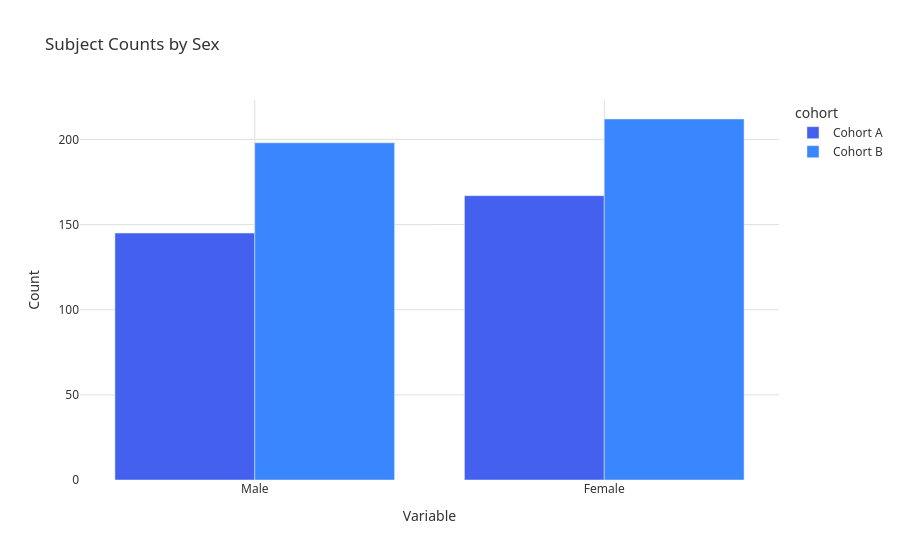

The code cell stored with this chart in its notebook:
### Markdown cell above
## 11. Bar Plot

```python
bar_plot(result, *, x, y, position="dodge", facet=None, colour=None,
         style=None, title=None, x_title=None, y_title=None)
```

### Code cell
# Bar plot from a DataFrame
bar_df = pl.DataFrame({
    "cohort": ["Cohort A", "Cohort A", "Cohort B", "Cohort B"],
    "variable": ["Male", "Female", "Male", "Female"],
    "count": [145, 167, 198, 212],
})

fig = bar_plot(
    bar_df,
    x="variable",
    y="count",
    colour="cohort",
    title="Subject Counts by Sex",
)
print(f"Figure type: {type(fig).__name__}")
fig.show()

### Figure 1 — Plotly figure (JSON) as saved in the notebook; plotly's stock layout.template omitted (floating-point values rounded to 4 significant figures)
{"data": [{"alignmentgroup": "True", "hovertemplate": "cohort=Cohort A<br>variable=%{x}<br>count=%{y}<extra></extra>", "legendgroup": "Cohort A", "marker": {"color": "#4361ee", "pattern": {"shape": ""}}, "name": "Cohort A", "offsetgroup": "Cohort A", "orientation": "v", "showlegend": true, "textposition": "auto", "type": "bar", "x": ["Male", "Female"], "xaxis": "x", "y": [145, 167], "yaxis": "y"}, {"alignmentgroup": "True", "hovertemplate": "cohort=Cohort B<br>variable=%{x}<br>count=%{y}<extra></extra>", "legendgroup": "Cohort B", "marker": {"color": "#3a86ff", "pattern": {"shape": ""}}, "name": "Cohort B", "offsetgroup": "Cohort B", "orientation": "v", "showlegend": true, "textposition": "auto", "type": "bar", "x": ["Male", "Female"], "xaxis": "x", "y": [198, 212], "yaxis": "y"}], "layout": {"barmode": "group", "font": {"color": "#333333", "family": "system-ui, -apple-system, sans-serif", "size": 12}, "legend": {"title": {"text": "cohort"}, "tracegroupgap": 0}, "paper_bgcolor": "#ffffff", "plot_bgcolor": "#ffffff", "showlegend": true, "title": {"text": "Subject Counts by Sex"}, "xaxis": {"anchor": "y", "domain": [0.0, 1.0], "gridcolor": "#e0e0e0", "showgrid": true, "title": {"text": "Variable"}}, "yaxis": {"anchor": "x", "domain": [0.0, 1.0], "gridcolor": "#e0e0e0", "showgrid": true, "title": {"text": "Count"}}}}
